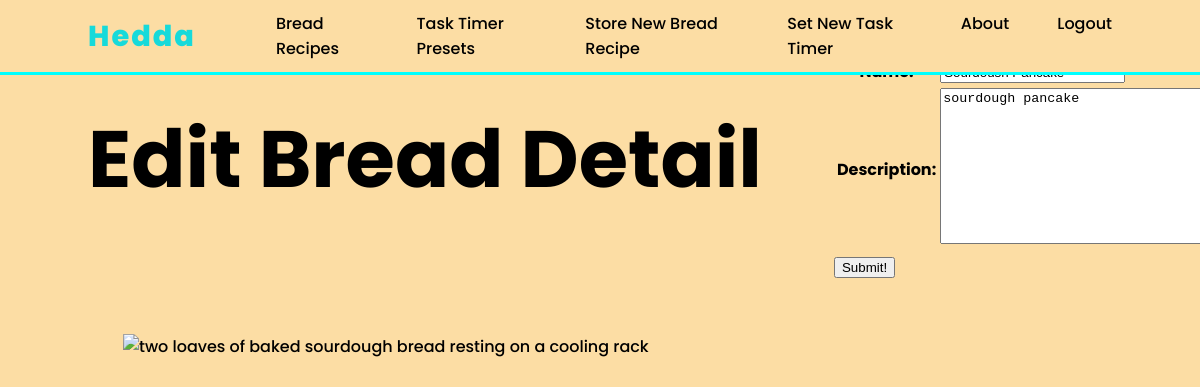
Before: /breads/4/update/ (signed in) with the older database file.
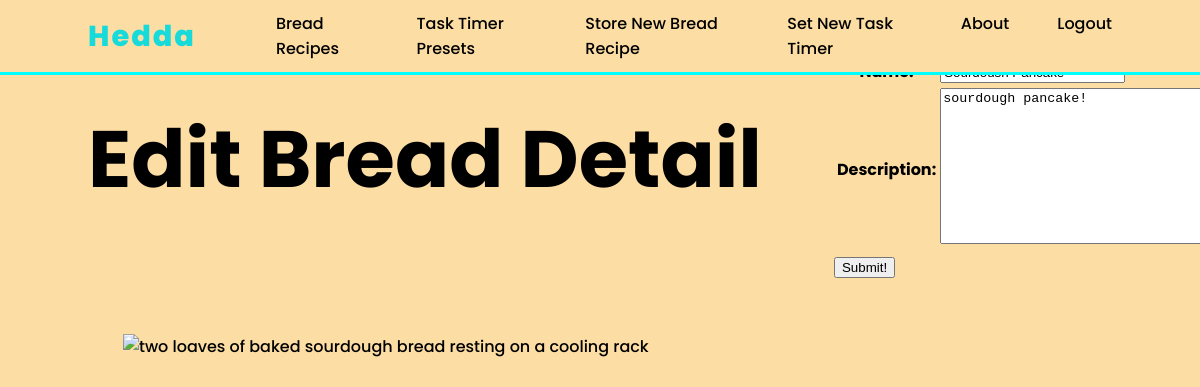
After: the same page with the newer database file.
### main_app/models.py (models this page shows, shortened)
class Bread(models.Model):
  name = models.CharField(max_length=100)
  description = models.TextField(max_length=250)
  tasks = models.ManyToManyField(Task)
  user = models.ForeignKey(User, on_delete=models.CASCADE)

### main_app/views.py (the view)
# urls.py: path('breads/<int:pk>/update/', views.BreadUpdate.as_view(), name='breads_update'),
class BreadUpdate(LoginRequiredMixin, UpdateView):
  model = Bread
  fields = ['name', 'description']

### main_app/templates/main_app/bread_form.html (shortened to what this page needs)
{% load static %}
<!DOCTYPE html>
<html lang="en">
  <head>
    <link
      href="https://cdn.jsdelivr.net/npm/boxicons@2.0.5/css/boxicons.min.css"
      rel="stylesheet"
    />
    <link rel="stylesheet" href="{% static 'css/styles.css' %}" />
  </head>
  <body>
    <header class="l-header">
      <nav class="nav bd-grid">
        <div>
          <a href="{% url 'home' %}" class="nav__logo">Hedda</a>
        </div>
        <div class="nav__menu" id="nav-menu">
          <ul class="nav__list">
            {% if user.is_authenticated %}
            <li class="nav__item">
              <a href="{% url 'breads_index' %}" class="nav__link"
                >Bread Recipes</a
              >
            </li>
            <li class="nav__item">
              <a href="{% url 'tasks_index' %}" class="nav__link"
                >Task Timer Presets</a
              >
            </li>
            <li class="nav__item">
              <a href="{% url 'breads_create' %}" class="nav__link"
                >Store New Bread Recipe</a
              >
            </li>
            <li class="nav__item">
              <a href="{% url 'tasks_create' %}" class="nav__link"
                >Set New Task Timer</a
              >
            </li>
            <li class="nav__item">
              <a href="{% url 'about' %}" class="nav__link">About</a>
            </li>
            <li class="nav__item">
              <a href="{% url 'logout' %}" class="nav__link">Logout</a>
            </li>
            {% endif %}
          </ul>
        </div>
      </nav>
    </header>
    <main class="l-main">
      <section class="home" id="home">
        <div class="home__container bd-grid">
        <div class="home__img">
            <img
              src="{% static 'images/coverBG.jpg' %}"
              alt="two loaves of baked sourdough bread resting on a cooling rack"
              data-speed="-2"
              class="move"
            />
          </div>
          <div class="home__data">
          {% if object %}
          <h1 class="home__title">Edit Bread Detail</h1>
          {% else %}
          <h1 class="home__title">Add a Bread</h1>
          {% endif %}
        </div>
        <form action="" method="post" class="form-container">
          <table class="home__data">
            {{form.as_table}}
          </table>
          <button type="submit" class="btn submit">Submit!</button>
        </form>
      </section>
    </main>
  </body>
</html>

Changed rows visible on the page:
changed Bread: description "sourdough pancake" → "sourdough pancake!"
